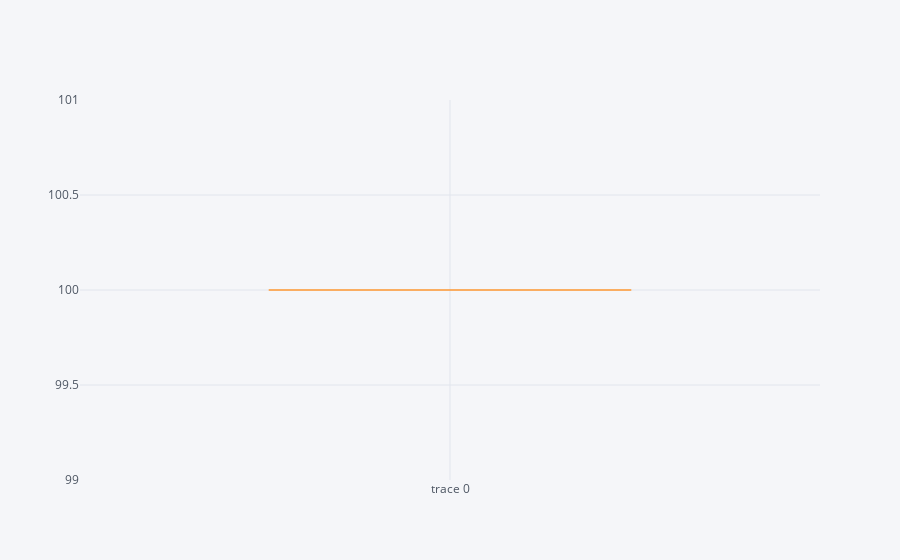

The notebook cell saved with this chart:
### Code cell
df.count().iplot(kind = 'box')

### Figure 1 — Plotly figure (JSON) as saved in the notebook; plotly's stock layout.template omitted (floating-point values rounded to 4 significant figures)
{"data": [{"boxpoints": false, "line": {"width": 1.3}, "marker": {"color": "rgba(255, 153, 51, 1.0)"}, "orientation": "v", "type": "box", "y": [100, 100, 100, 100, 100]}], "layout": {"legend": {"bgcolor": "#F5F6F9", "font": {"color": "#4D5663"}}, "paper_bgcolor": "#F5F6F9", "plot_bgcolor": "#F5F6F9", "title": {"font": {"color": "#4D5663"}}, "xaxis": {"gridcolor": "#E1E5ED", "showgrid": true, "tickfont": {"color": "#4D5663"}, "title": {"font": {"color": "#4D5663"}, "text": ""}, "zerolinecolor": "#E1E5ED"}, "yaxis": {"gridcolor": "#E1E5ED", "showgrid": true, "tickfont": {"color": "#4D5663"}, "title": {"font": {"color": "#4D5663"}, "text": ""}, "zerolinecolor": "#E1E5ED"}}}
